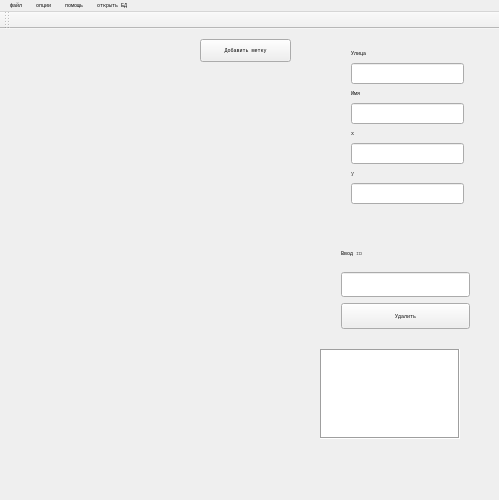
<?xml version="1.0" encoding="UTF-8"?>
<ui version="4.0">
 <class>map</class>
 <widget class="QMainWindow" name="map">
  <property name="geometry">
   <rect>
    <x>0</x>
    <y>0</y>
    <width>499</width>
    <height>500</height>
   </rect>
  </property>
  <property name="maximumSize">
   <size>
    <width>500</width>
    <height>500</height>
   </size>
  </property>
  <property name="font">
   <font>
    <family>Courier</family>
    <pointsize>4</pointsize>
   </font>
  </property>
  <property name="windowTitle">
   <string>map</string>
  </property>
  <widget class="QWidget" name="centralWidget">
   <property name="enabled">
    <bool>true</bool>
   </property>
   <property name="sizePolicy">
    <sizepolicy hsizetype="Fixed" vsizetype="Fixed">
     <horstretch>0</horstretch>
     <verstretch>0</verstretch>
    </sizepolicy>
   </property>
   <property name="baseSize">
    <size>
     <width>350</width>
     <height>350</height>
    </size>
   </property>
   <widget class="QWidget" name="verticalWidget" native="true">
    <property name="geometry">
     <rect>
      <x>10</x>
      <y>50</y>
      <width>300</width>
      <height>300</height>
     </rect>
    </property>
    <property name="maximumSize">
     <size>
      <width>300</width>
      <height>300</height>
     </size>
    </property>
    <layout class="QVBoxLayout" name="verticalLayout"/>
   </widget>
   <widget class="QPushButton" name="pushButton_2">
    <property name="geometry">
     <rect>
      <x>200</x>
      <y>10</y>
      <width>91</width>
      <height>23</height>
     </rect>
    </property>
    <property name="maximumSize">
     <size>
      <width>600</width>
      <height>600</height>
     </size>
    </property>
    <property name="text">
     <string>Добавить метку</string>
    </property>
   </widget>
   <widget class="QTableView" name="tableView">
    <property name="geometry">
     <rect>
      <x>320</x>
      <y>320</y>
      <width>140</width>
      <height>90</height>
     </rect>
    </property>
    <property name="maximumSize">
     <size>
      <width>140</width>
      <height>90</height>
     </size>
    </property>
    <property name="frameShape">
     <enum>QFrame::Box</enum>
    </property>
   </widget>
   <widget class="QWidget" name="layoutWidget">
    <property name="geometry">
     <rect>
      <x>330</x>
      <y>200</y>
      <width>151</width>
      <height>111</height>
     </rect>
    </property>
    <property name="maximumSize">
     <size>
      <width>600</width>
      <height>600</height>
     </size>
    </property>
    <layout class="QVBoxLayout" name="verticalLayout_5">
     <item>
      <layout class="QVBoxLayout" name="verticalLayout_4">
       <item>
        <widget class="QLabel" name="label_5">
         <property name="maximumSize">
          <size>
           <width>600</width>
           <height>600</height>
          </size>
         </property>
         <property name="text">
          <string>Ввод ID</string>
         </property>
        </widget>
       </item>
       <item>
        <widget class="QLineEdit" name="lineEdit_3">
         <property name="maximumSize">
          <size>
           <width>600</width>
           <height>600</height>
          </size>
         </property>
        </widget>
       </item>
       <item>
        <widget class="QPushButton" name="pushButton">
         <property name="maximumSize">
          <size>
           <width>600</width>
           <height>600</height>
          </size>
         </property>
         <property name="text">
          <string>Удалить</string>
         </property>
        </widget>
       </item>
      </layout>
     </item>
    </layout>
   </widget>
   <widget class="QWidget" name="layoutWidget">
    <property name="geometry">
     <rect>
      <x>340</x>
      <y>10</y>
      <width>135</width>
      <height>176</height>
     </rect>
    </property>
    <property name="maximumSize">
     <size>
      <width>600</width>
      <height>600</height>
     </size>
    </property>
    <layout class="QVBoxLayout" name="verticalLayout_2">
     <item>
      <widget class="QLabel" name="label_2">
       <property name="maximumSize">
        <size>
         <width>600</width>
         <height>600</height>
        </size>
       </property>
       <property name="text">
        <string>Улица</string>
       </property>
      </widget>
     </item>
     <item>
      <widget class="QLineEdit" name="lineEdit_2">
       <property name="maximumSize">
        <size>
         <width>600</width>
         <height>600</height>
        </size>
       </property>
      </widget>
     </item>
     <item>
      <widget class="QLabel" name="label">
       <property name="maximumSize">
        <size>
         <width>600</width>
         <height>600</height>
        </size>
       </property>
       <property name="text">
        <string>Имя</string>
       </property>
      </widget>
     </item>
     <item>
      <widget class="QLineEdit" name="lineEdit_5">
       <property name="maximumSize">
        <size>
         <width>600</width>
         <height>600</height>
        </size>
       </property>
      </widget>
     </item>
     <item>
      <widget class="QLabel" name="label_4">
       <property name="maximumSize">
        <size>
         <width>600</width>
         <height>600</height>
        </size>
       </property>
       <property name="text">
        <string>x</string>
       </property>
      </widget>
     </item>
     <item>
      <widget class="QLineEdit" name="lineEdit_4">
       <property name="maximumSize">
        <size>
         <width>600</width>
         <height>600</height>
        </size>
       </property>
      </widget>
     </item>
     <item>
      <widget class="QLabel" name="label_6">
       <property name="maximumSize">
        <size>
         <width>600</width>
         <height>600</height>
        </size>
       </property>
       <property name="text">
        <string>y</string>
       </property>
      </widget>
     </item>
     <item>
      <widget class="QLineEdit" name="lineEdit">
       <property name="maximumSize">
        <size>
         <width>600</width>
         <height>600</height>
        </size>
       </property>
      </widget>
     </item>
    </layout>
   </widget>
  </widget>
  <widget class="QMenuBar" name="menuBar">
   <property name="geometry">
    <rect>
     <x>0</x>
     <y>0</y>
     <width>499</width>
     <height>11</height>
    </rect>
   </property>
   <widget class="QMenu" name="menuFile">
    <property name="title">
     <string>файл</string>
    </property>
    <addaction name="actionOpen"/>
    <addaction name="actionSave"/>
    <addaction name="actionExit"/>
   </widget>
   <widget class="QMenu" name="menuOptions">
    <property name="title">
     <string>опции</string>
    </property>
   </widget>
   <widget class="QMenu" name="menuHelp">
    <property name="title">
     <string>помощь</string>
    </property>
    <addaction name="actionAbout"/>
    <addaction name="actionAbout_QT"/>
   </widget>
   <widget class="QMenu" name="menuOpen_bd">
    <property name="title">
     <string>открыть БД</string>
    </property>
    <addaction name="actionOpen_2"/>
   </widget>
   <addaction name="menuFile"/>
   <addaction name="menuOptions"/>
   <addaction name="menuHelp"/>
   <addaction name="menuOpen_bd"/>
  </widget>
  <widget class="QToolBar" name="mainToolBar">
   <attribute name="toolBarArea">
    <enum>TopToolBarArea</enum>
   </attribute>
   <attribute name="toolBarBreak">
    <bool>false</bool>
   </attribute>
  </widget>
  <action name="actionOpen">
   <property name="text">
    <string>открыть</string>
   </property>
   <property name="font">
    <font>
     <pointsize>4</pointsize>
    </font>
   </property>
  </action>
  <action name="actionHelp">
   <property name="text">
    <string>help</string>
   </property>
  </action>
  <action name="actionSave">
   <property name="text">
    <string>сохранить</string>
   </property>
   <property name="font">
    <font>
     <pointsize>4</pointsize>
    </font>
   </property>
  </action>
  <action name="actionExit">
   <property name="text">
    <string>выход</string>
   </property>
   <property name="font">
    <font>
     <pointsize>4</pointsize>
    </font>
   </property>
  </action>
  <action name="actionAbout">
   <property name="text">
    <string>о нас</string>
   </property>
   <property name="font">
    <font>
     <pointsize>4</pointsize>
    </font>
   </property>
  </action>
  <action name="actionAbout_QT">
   <property name="text">
    <string>о проекте</string>
   </property>
   <property name="font">
    <font>
     <pointsize>4</pointsize>
    </font>
   </property>
  </action>
  <action name="actionOpen_2">
   <property name="text">
    <string>открыть</string>
   </property>
   <property name="font">
    <font>
     <pointsize>4</pointsize>
    </font>
   </property>
  </action>
 </widget>
 <layoutdefault spacing="6" margin="11"/>
 <resources/>
 <connections/>
</ui>
